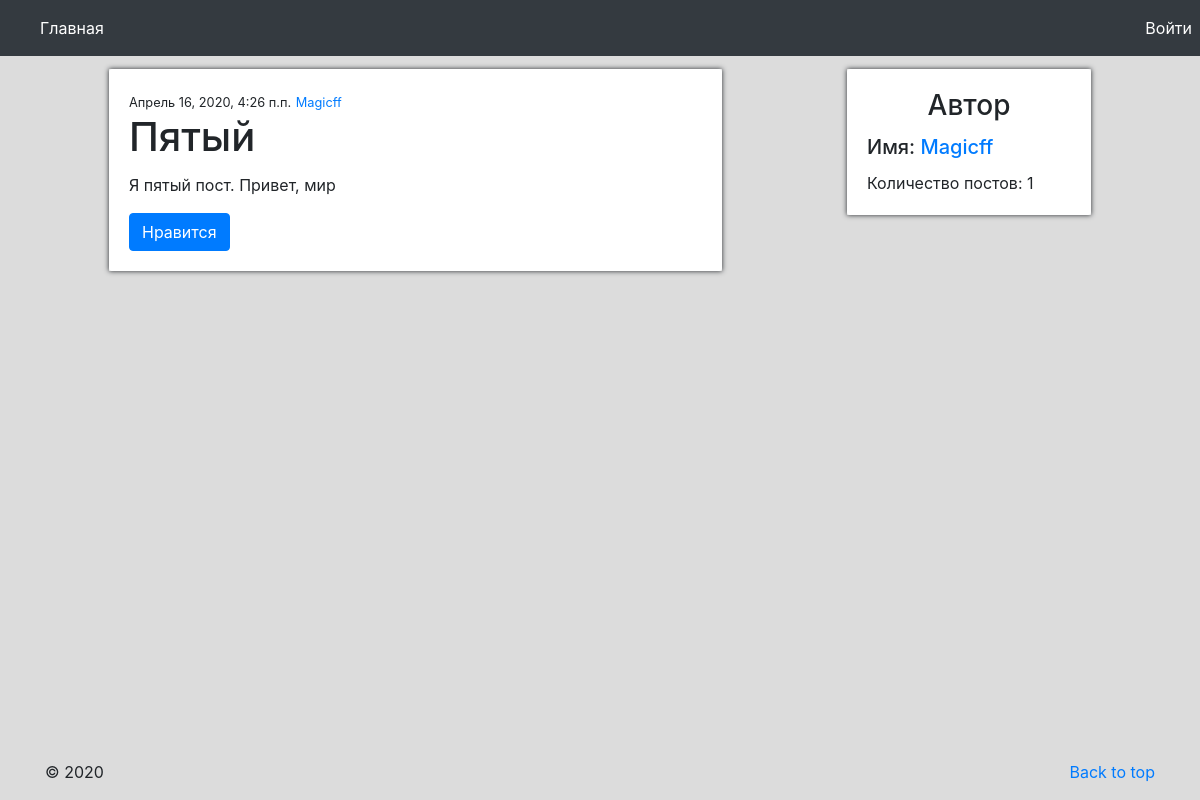
/posts/6, run on the app's committed database.
### records/models.py (models this page shows)
class Post(models.Model):
    profile_id = models.ForeignKey(Profile, on_delete=models.CASCADE)
    title = models.CharField(max_length=100)
    text = models.TextField(max_length=2000)
    author = models.CharField(max_length=20)
    theme = models.CharField(max_length=30)
    pub_date = models.DateTimeField('Date published')
    likes = models.IntegerField(default=0)

class Profile(models.Model):
    user = models.ForeignKey(User, on_delete=models.CASCADE)
    nickname = models.CharField(max_length=20)
    count_posts = models.IntegerField(default=0)
    about = models.CharField(max_length=500, default="")

### records/views.py (the view)
# urls.py: path('posts/<str:post_id>', views.p_details, name='post'),
def p_details(request, post_id):
    post = Post.objects.get(pk=post_id)
    profile_id = post.profile_id.id
    author = get_object_or_404(Profile, pk=profile_id)
    if profile_id == request.user.id:
        flag = True
    else:
        flag = False
    return render(request, 'records/post_details.html', {'post': post, 'author': author, 'flag': flag})

### records/templates/records/post_details.html
{% extends 'records/main.html' %}
{% block content %}
        <div class="row">
            <div class="card" style="width: 50%; margin-left: 10%; margin-top: 1%">
              <div class="card-body" style="box-shadow: 0 0 5px;">
                  <small>{{ post.pub_date }}</small>
                  <small><a href="{% url 'author' author.id%}">{{ author.nickname }}</a></small>
                  <h1 class="card-title">{{ post.title }}</h1>
                  <p class="card-text">{{ post.text }}</p>
                  {% if flag %}
                    <button class="btn btn-primary">Редактировать</button>
                  {% else %}
                    <button class="btn btn-primary" type="submit">Нравится</button>
                  {% endif %}
              </div>
            </div>
            <div class="card" style="width:20%; height: 30%; margin-left: 10%; margin-top: 1%">
                <div class="card-body" style="box-shadow: 0 0 5px;">
                    <h3 class="card-title" style="text-align: center">Автор</h3>
                    <h5 class="card-title">Имя: <a href="{% url 'author' author.id%}">{{ author.nickname }}</a></h5>
                    <p class="card-text">Количество постов: {{ author.count_posts }}</p>
              </div>
            </div>
        </div>
{% endblock %}

### data on the page
Post: pub_date "Апрель 16, 2020, 4:26 п.п.", title "Пятый", text "Я пятый пост. Привет, мир"
Profile: nickname "Magicff", count_posts "1"
